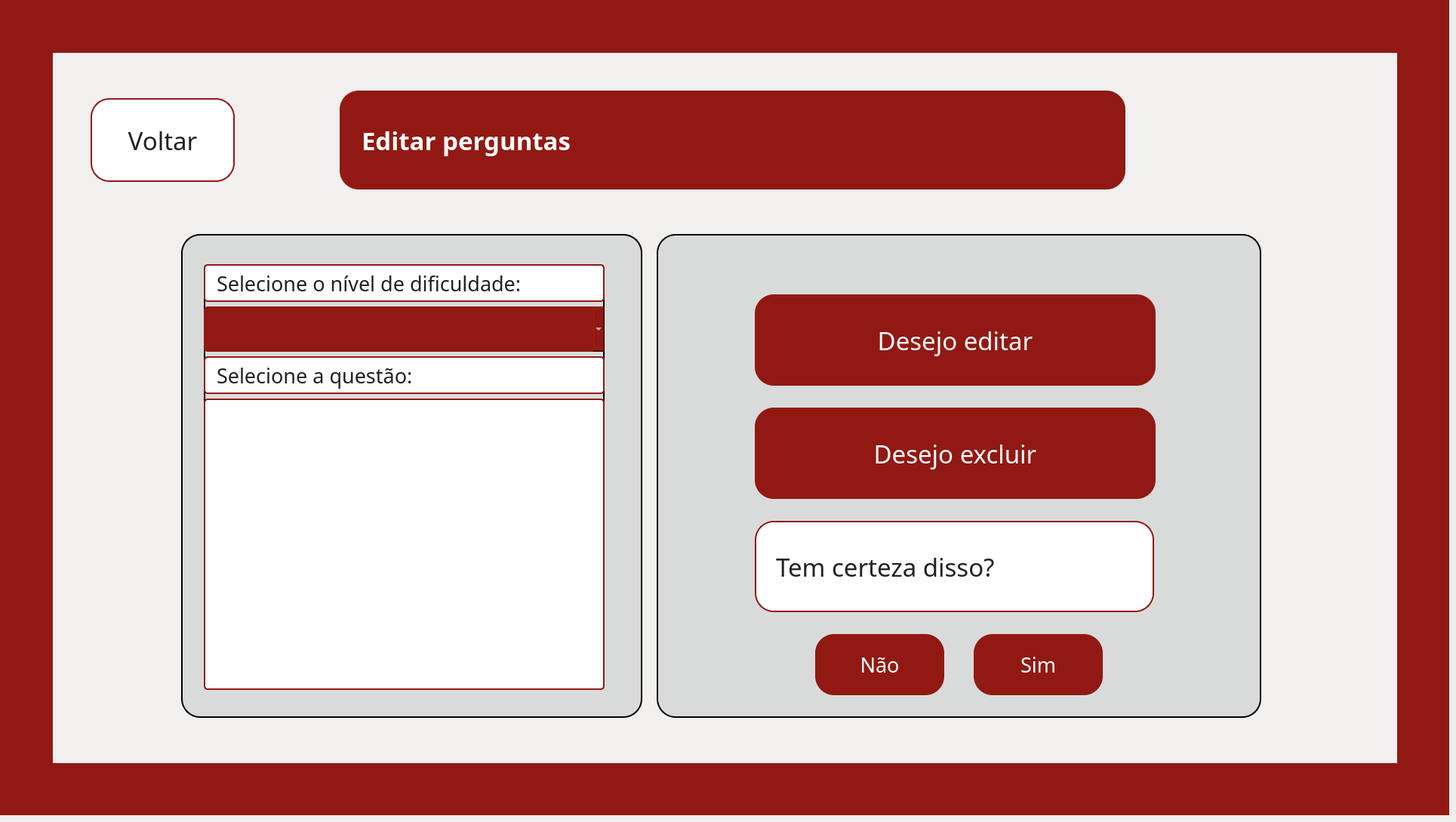
    <widget class="QWidget" name="pg_editarpergunta_detalhe">
     <widget class="QWidget" name="fundo_editarpergunta" native="true">
      <property name="geometry">
       <rect>
        <x>0</x>
        <y>0</y>
        <width>1920</width>
        <height>1080</height>
       </rect>
      </property>
      <property name="styleSheet">
       <string notr="true">background-color: #921913;</string>
      </property>
      <widget class="QWidget" name="container_editarpergunta" native="true">
       <property name="geometry">
        <rect>
         <x>70</x>
         <y>70</y>
         <width>1781</width>
         <height>941</height>
        </rect>
       </property>
       <property name="styleSheet">
        <string notr="true">background-color: #F2F0EF;
</string>
       </property>
       <widget class="QLabel" name="lbl_titulo_editarpergunta">
        <property name="geometry">
         <rect>
          <x>380</x>
          <y>50</y>
          <width>1041</width>
          <height>131</height>
         </rect>
        </property>
        <property name="font">
         <font>
          <family>Arbutus Slab</family>
          <pointsize>25</pointsize>
          <weight>75</weight>
          <bold>true</bold>
         </font>
        </property>
        <property name="cursor">
         <cursorShape>ArrowCursor</cursorShape>
        </property>
        <property name="styleSheet">
         <string notr="true">background-color: #921913;
border: 2px solid #921913;
border-radius: 25px;
color: white;
padding: 0 18px</string>
        </property>
        <property name="text">
         <string>Editar perguntas</string>
        </property>
        <property name="textFormat">
         <enum>Qt::PlainText</enum>
        </property>
        <property name="wordWrap">
         <bool>true</bool>
        </property>
       </widget>
       <widget class="QLabel" name="lbl_col1_editarpergunta">
        <property name="geometry">
         <rect>
          <x>10</x>
          <y>0</y>
          <width>471</width>
          <height>491</height>
         </rect>
        </property>
        <property name="styleSheet">
         <string notr="true">border: transparent;
background-color: transparent;</string>
        </property>
        <property name="text">
         <string/>
        </property>
        <property name="pixmap">
         <pixmap>../../assets/images/fundoetec.png</pixmap>
        </property>
        <property name="scaledContents">
         <bool>true</bool>
        </property>
       </widget>
       <widget class="QLabel" name="lbl_col2_editarpergunta">
        <property name="geometry">
         <rect>
          <x>10</x>
          <y>460</y>
          <width>471</width>
          <height>481</height>
         </rect>
        </property>
        <property name="styleSheet">
         <string notr="true">border: transparent;
background-color: transparent;</string>
        </property>
        <property name="text">
         <string/>
        </property>
        <property name="pixmap">
         <pixmap>../../assets/images/fundoetec.png</pixmap>
        </property>
        <property name="scaledContents">
         <bool>true</bool>
        </property>
       </widget>
       <widget class="QLabel" name="lbl_col3_editarpergunta">
        <property name="geometry">
         <rect>
          <x>470</x>
          <y>450</y>
          <width>471</width>
          <height>481</height>
         </rect>
        </property>
        <property name="styleSheet">
         <string notr="true">border: transparent;
background-color: transparent;</string>
        </property>
        <property name="text">
         <string/>
        </property>
        <property name="pixmap">
         <pixmap>../../assets/images/fundoetec.png</pixmap>
        </property>
        <property name="scaledContents">
         <bool>true</bool>
        </property>
       </widget>
       <widget class="QFrame" name="frame_card1_editarpergunta">
        <property name="geometry">
         <rect>
          <x>170</x>
          <y>240</y>
          <width>611</width>
          <height>641</height>
         </rect>
        </property>
        <property name="font">
         <font>
          <pointsize>2</pointsize>
         </font>
        </property>
        <property name="styleSheet">
         <string notr="true">border-radius: 25px;
border: 2px solid black;
background-color: #d9dbdb;</string>
        </property>
        <property name="frameShape">
         <enum>QFrame::NoFrame</enum>
        </property>
        <widget class="QWidget" name="verticalLayoutWidget_7">
         <property name="geometry">
          <rect>
           <x>30</x>
           <y>40</y>
           <width>531</width>
           <height>564</height>
          </rect>
         </property>
         <layout class="QVBoxLayout" name="layout_card1_editarpergunta">
          <item>
           <widget class="QLabel" name="lbl_enunciado_editarpergunta">
            <property name="minimumSize">
             <size>
              <width>0</width>
              <height>50</height>
             </size>
            </property>
            <property name="maximumSize">
             <size>
              <width>16777215</width>
              <height>50</height>
             </size>
            </property>
            <property name="font">
             <font>
              <family>Arbutus Slab</family>
              <pointsize>20</pointsize>
             </font>
            </property>
            <property name="styleSheet">
             <string notr="true">background-color: white;
color: #222222;
border: 2px solid #921913;
border-radius: 5px;
padding: 0 8px</string>
            </property>
            <property name="text">
             <string>Selecione o nível de dificuldade:</string>
            </property>
           </widget>
          </item>
          <item>
           <widget class="QComboBox" name="comboBox_turma3_2">
            <property name="minimumSize">
             <size>
              <width>200</width>
              <height>60</height>
             </size>
            </property>
            <property name="font">
             <font>
              <family>Arbutus Slab</family>
              <pointsize>20</pointsize>
             </font>
            </property>
            <property name="styleSheet">
             <string notr="true">QComboBox{
    background-color: #921913;
    border: none;
    border-radius: 5px;
    color: white;
}

QComboBox:hover{
    background-color: #62100d;
}</string>
            </property>
            <property name="currentIndex">
             <number>-1</number>
            </property>
           </widget>
          </item>
          <item>
           <widget class="QLabel" name="lbl_enunciado2_editarpergunta">
            <property name="minimumSize">
             <size>
              <width>0</width>
              <height>50</height>
             </size>
            </property>
            <property name="maximumSize">
             <size>
              <width>16777215</width>
              <height>50</height>
             </size>
            </property>
            <property name="font">
             <font>
              <family>Arbutus Slab</family>
              <pointsize>20</pointsize>
             </font>
            </property>
            <property name="styleSheet">
             <string notr="true">background-color: white;
color: #222222;
border: 2px solid #921913;
border-radius: 5px;
padding: 0 8px</string>
            </property>
            <property name="text">
             <string>Selecione a questão:</string>
            </property>
           </widget>
          </item>
          <item>
           <widget class="QListWidget" name="lista_alunos3_2">
            <property name="styleSheet">
             <string notr="true">background-color: white;
color: #222222;
border: 2px solid #921913;
border-radius: 5px;
padding: 0 8px</string>
            </property>
           </widget>
          </item>
         </layout>
        </widget>
       </widget>
       <widget class="QLabel" name="lbl_col4_editarpergunta">
        <property name="geometry">
         <rect>
          <x>500</x>
          <y>10</y>
          <width>471</width>
          <height>431</height>
         </rect>
        </property>
        <property name="styleSheet">
         <string notr="true">border: transparent;
background-color: transparent;</string>
        </property>
        <property name="text">
         <string/>
        </property>
        <property name="pixmap">
         <pixmap>../../assets/images/fundoetec.png</pixmap>
        </property>
        <property name="scaledContents">
         <bool>true</bool>
        </property>
       </widget>
       <widget class="QLabel" name="lbl_col5_editarpergunta">
        <property name="geometry">
         <rect>
          <x>940</x>
          <y>0</y>
          <width>431</width>
          <height>481</height>
         </rect>
        </property>
        <property name="styleSheet">
         <string notr="true">border: transparent;
background-color: transparent;</string>
        </property>
        <property name="text">
         <string/>
        </property>
        <property name="pixmap">
         <pixmap>../../assets/images/fundoetec.png</pixmap>
        </property>
        <property name="scaledContents">
         <bool>true</bool>
        </property>
       </widget>
       <widget class="QLabel" name="lbl_col6_editarpergunta">
        <property name="geometry">
         <rect>
          <x>1360</x>
          <y>10</y>
          <width>441</width>
          <height>481</height>
         </rect>
        </property>
        <property name="styleSheet">
         <string notr="true">border: transparent;
background-color: transparent;</string>
        </property>
        <property name="text">
         <string/>
        </property>
        <property name="pixmap">
         <pixmap>../../assets/images/fundoetec.png</pixmap>
        </property>
        <property name="scaledContents">
         <bool>true</bool>
        </property>
       </widget>
       <widget class="QLabel" name="lbl_col7_editarpergunta">
        <property name="geometry">
         <rect>
          <x>1780</x>
          <y>820</y>
          <width>471</width>
          <height>481</height>
         </rect>
        </property>
        <property name="styleSheet">
         <string notr="true">border: transparent;
background-color: transparent;</string>
        </property>
        <property name="text">
         <string/>
        </property>
        <property name="pixmap">
         <pixmap>../../assets/images/fundoetec.png</pixmap>
        </property>
        <property name="scaledContents">
         <bool>true</bool>
        </property>
       </widget>
       <widget class="QLabel" name="lbl_col8_editarpergunta">
        <property name="geometry">
         <rect>
          <x>940</x>
          <y>460</y>
          <width>471</width>
          <height>481</height>
         </rect>
        </property>
        <property name="styleSheet">
         <string notr="true">border: transparent;
background-color: transparent;</string>
        </property>
        <property name="text">
         <string/>
        </property>
        <property name="pixmap">
         <pixmap>../../assets/images/fundoetec.png</pixmap>
        </property>
        <property name="scaledContents">
         <bool>true</bool>
        </property>
       </widget>
       <widget class="QFrame" name="frame_card2_editarpergunta">
        <property name="geometry">
         <rect>
          <x>800</x>
          <y>240</y>
          <width>801</width>
          <height>641</height>
         </rect>
        </property>
        <property name="styleSheet">
         <string notr="true">border-radius: 25px;
border: 2px solid black;
background-color: #d9dbdb;</string>
        </property>
        <property name="frameShape">
         <enum>QFrame::NoFrame</enum>
        </property>
        <widget class="QLabel" name="lbl_alt2_editarpergunta">
         <property name="geometry">
          <rect>
           <x>-60</x>
           <y>620</y>
           <width>471</width>
           <height>81</height>
          </rect>
         </property>
         <property name="styleSheet">
          <string notr="true">border: transparent;
background-color: transparent;</string>
         </property>
         <property name="text">
          <string/>
         </property>
         <property name="pixmap">
          <pixmap>../../assets/images/fundoetec.png</pixmap>
         </property>
         <property name="scaledContents">
          <bool>true</bool>
         </property>
        </widget>
        <widget class="QPushButton" name="btn_excluir">
         <property name="geometry">
          <rect>
           <x>130</x>
           <y>230</y>
           <width>531</width>
           <height>121</height>
          </rect>
         </property>
         <property name="font">
          <font>
           <family>Arbutus Slab</family>
           <pointsize>25</pointsize>
          </font>
         </property>
         <property name="styleSheet">
          <string notr="true">background-color: #921913;
color: white;
border: none;
border-radius: 25px</string>
         </property>
         <property name="text">
          <string>Desejo excluir</string>
         </property>
        </widget>
        <widget class="QPushButton" name="btn_confirmar_exclusao">
         <property name="geometry">
          <rect>
           <x>420</x>
           <y>530</y>
           <width>171</width>
           <height>81</height>
          </rect>
         </property>
         <property name="font">
          <font>
           <family>Arbutus Slab</family>
           <pointsize>20</pointsize>
          </font>
         </property>
         <property name="styleSheet">
          <string notr="true">background-color: #921913;
color: white;
border: none;
border-radius: 25px</string>
         </property>
         <property name="text">
          <string>Sim</string>
         </property>
        </widget>
        <widget class="QPushButton" name="btn_negar_exclusao">
         <property name="geometry">
          <rect>
           <x>210</x>
           <y>530</y>
           <width>171</width>
           <height>81</height>
          </rect>
         </property>
         <property name="font">
          <font>
           <family>Arbutus Slab</family>
           <pointsize>20</pointsize>
          </font>
         </property>
         <property name="styleSheet">
          <string notr="true">background-color: #921913;
color: white;
border: none;
border-radius: 25px</string>
         </property>
         <property name="text">
          <string>Não</string>
         </property>
        </widget>
        <widget class="QPushButton" name="btn_editar">
         <property name="geometry">
          <rect>
           <x>130</x>
           <y>80</y>
           <width>531</width>
           <height>121</height>
          </rect>
         </property>
         <property name="font">
          <font>
           <family>Arbutus Slab</family>
           <pointsize>25</pointsize>
          </font>
         </property>
         <property name="styleSheet">
          <string notr="true">background-color: #921913;
color: white;
border: none;
border-radius: 25px</string>
         </property>
         <property name="text">
          <string>Desejo editar</string>
         </property>
        </widget>
        <widget class="QLabel" name="lbl_alt1_editarpergunta_3">
         <property name="geometry">
          <rect>
           <x>130</x>
           <y>380</y>
           <width>529</width>
           <height>121</height>
          </rect>
         </property>
         <property name="minimumSize">
          <size>
           <width>0</width>
           <height>70</height>
          </size>
         </property>
         <property name="maximumSize">
          <size>
           <width>16777215</width>
           <height>130</height>
          </size>
         </property>
         <property name="font">
          <font>
           <family>Arbutus Slab</family>
           <pointsize>25</pointsize>
          </font>
         </property>
         <property name="styleSheet">
          <string notr="true">background-color: white;
color: #222222;
border: 2px solid #921913;
border-radius: 25px;
padding: 0 18px</string>
         </property>
         <property name="text">
          <string>Tem certeza disso?</string>
         </property>
        </widget>
       </widget>
       <widget class="QLabel" name="lbl_rodape_editarpergunta">
        <property name="geometry">
         <rect>
          <x>1310</x>
          <y>460</y>
          <width>471</width>
          <height>481</height>
         </rect>
        </property>
        <property name="styleSheet">
         <string notr="true">border: transparent;
background-color: transparent;</string>
        </property>
        <property name="text">
         <string/>
        </property>
        <property name="pixmap">
         <pixmap>../../assets/images/fundoetec.png</pixmap>
        </property>
        <property name="scaledContents">
         <bool>true</bool>
        </property>
       </widget>
       <widget class="QPushButton" name="btn_voltarpararanking_4">
        <property name="geometry">
         <rect>
          <x>50</x>
          <y>60</y>
          <width>191</width>
          <height>111</height>
         </rect>
        </property>
        <property name="font">
         <font>
          <family>Arbutus Slab</family>
          <pointsize>25</pointsize>
         </font>
        </property>
        <property name="styleSheet">
         <string notr="true">background-color: white;
border: 2px solid #921913;
border-radius: 25px;
color: #222222;
padding: 0 18px</string>
        </property>
        <property name="text">
         <string>Voltar</string>
        </property>
       </widget>
       <zorder>lbl_col3_editarpergunta</zorder>
       <zorder>lbl_col8_editarpergunta</zorder>
       <zorder>lbl_rodape_editarpergunta</zorder>
       <zorder>lbl_col2_editarpergunta</zorder>
       <zorder>lbl_col1_editarpergunta</zorder>
       <zorder>lbl_col6_editarpergunta</zorder>
       <zorder>lbl_col5_editarpergunta</zorder>
       <zorder>lbl_col4_editarpergunta</zorder>
       <zorder>lbl_titulo_editarpergunta</zorder>
       <zorder>frame_card1_editarpergunta</zorder>
       <zorder>lbl_col7_editarpergunta</zorder>
       <zorder>frame_card2_editarpergunta</zorder>
       <zorder>btn_voltarpararanking_4</zorder>
      </widget>
     </widget>
    </widget>
